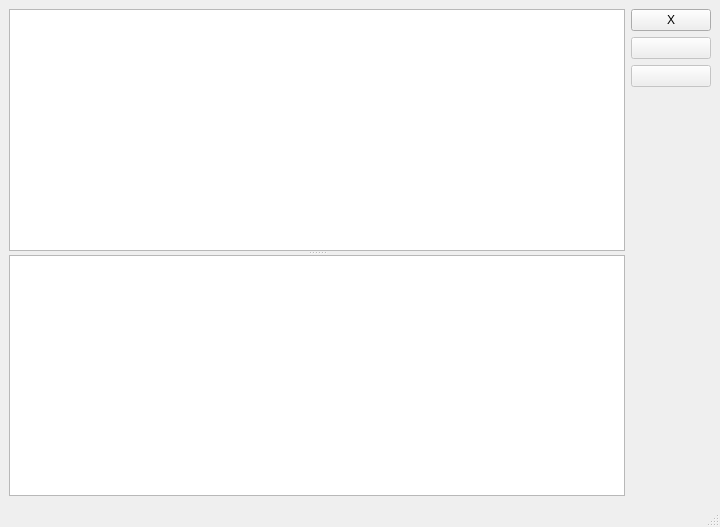
<?xml version="1.0" encoding="UTF-8"?>
<ui version="4.0">
 <class>MainWindow</class>
 <widget class="QMainWindow" name="MainWindow">
  <property name="geometry">
   <rect>
    <x>0</x>
    <y>0</y>
    <width>720</width>
    <height>527</height>
   </rect>
  </property>
  <property name="windowTitle">
   <string>MainWindow</string>
  </property>
  <widget class="QWidget" name="centralwidget">
   <layout class="QGridLayout" name="gridLayout" columnstretch="1,0">
    <item row="0" column="0">
     <widget class="QSplitter" name="splitter">
      <property name="orientation">
       <enum>Qt::Vertical</enum>
      </property>
      <widget class="QWidget" name="layoutWidget">
       <layout class="QHBoxLayout" name="horizontalLayout">
        <item>
         <widget class="QPlainTextEdit" name="pteOriginal"/>
        </item>
       </layout>
      </widget>
      <widget class="QPlainTextEdit" name="pteResultado">
       <property name="undoRedoEnabled">
        <bool>false</bool>
       </property>
       <property name="lineWrapMode">
        <enum>QPlainTextEdit::WidgetWidth</enum>
       </property>
       <property name="readOnly">
        <bool>true</bool>
       </property>
      </widget>
     </widget>
    </item>
    <item row="0" column="1">
     <layout class="QVBoxLayout" name="verticalLayout">
      <item>
       <widget class="QPushButton" name="pbDeleteOrig">
        <property name="text">
         <string>X</string>
        </property>
       </widget>
      </item>
      <item>
       <widget class="QPushButton" name="pbUndo">
        <property name="enabled">
         <bool>false</bool>
        </property>
        <property name="text">
         <string/>
        </property>
        <property name="icon">
         <iconset resource="../dna_complementary_reverse.qrc">
          <normaloff>:/icons/view/icons/undo.svg</normaloff>:/icons/view/icons/undo.svg</iconset>
        </property>
       </widget>
      </item>
      <item>
       <widget class="QPushButton" name="pbRedo">
        <property name="enabled">
         <bool>false</bool>
        </property>
        <property name="text">
         <string/>
        </property>
        <property name="icon">
         <iconset resource="../dna_complementary_reverse.qrc">
          <normaloff>:/icons/view/icons/redo.svg</normaloff>:/icons/view/icons/redo.svg</iconset>
        </property>
       </widget>
      </item>
      <item>
       <spacer name="verticalSpacer">
        <property name="orientation">
         <enum>Qt::Vertical</enum>
        </property>
        <property name="sizeHint" stdset="0">
         <size>
          <width>20</width>
          <height>40</height>
         </size>
        </property>
       </spacer>
      </item>
     </layout>
    </item>
   </layout>
  </widget>
  <widget class="QMenuBar" name="menubar">
   <property name="geometry">
    <rect>
     <x>0</x>
     <y>0</y>
     <width>720</width>
     <height>21</height>
    </rect>
   </property>
  </widget>
  <widget class="QStatusBar" name="statusbar"/>
 </widget>
 <resources>
  <include location="../dna_complementary_reverse.qrc"/>
 </resources>
 <connections>
  <connection>
   <sender>pteOriginal</sender>
   <signal>undoAvailable(bool)</signal>
   <receiver>pbUndo</receiver>
   <slot>setEnabled(bool)</slot>
   <hints>
    <hint type="sourcelabel">
     <x>331</x>
     <y>74</y>
    </hint>
    <hint type="destinationlabel">
     <x>684</x>
     <y>63</y>
    </hint>
   </hints>
  </connection>
  <connection>
   <sender>pteOriginal</sender>
   <signal>redoAvailable(bool)</signal>
   <receiver>pbRedo</receiver>
   <slot>setEnabled(bool)</slot>
   <hints>
    <hint type="sourcelabel">
     <x>592</x>
     <y>183</y>
    </hint>
    <hint type="destinationlabel">
     <x>683</x>
     <y>98</y>
    </hint>
   </hints>
  </connection>
 </connections>
</ui>
